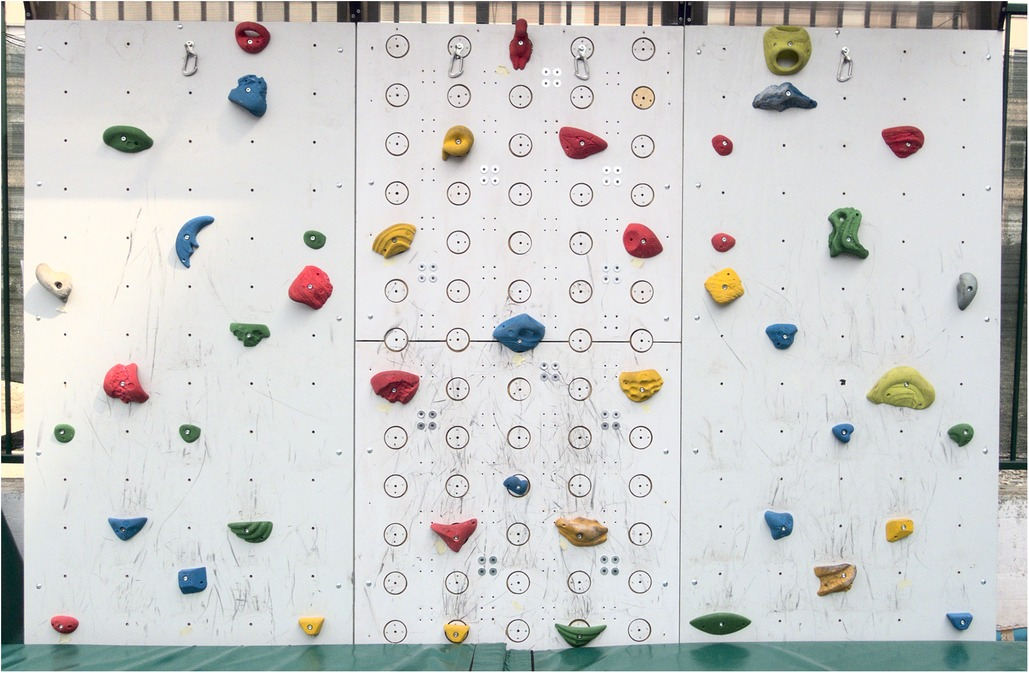
#> input picture python/learning_opencv/holds.png, 1029 x 673 px
$ python edge.py
#> lines starting #> are read from the running program, lines starting #| are printed output that depends on the picture
import cv2

HOLDS_FILEPATH = "holds.png"
TARGET_FILEPATH = "detected_holds_output.jpeg"

img = cv2.imread(HOLDS_FILEPATH)
#> img is the input picture: shape (673, 1029, 3); mean B, G, R 203.6, 205.2, 204.2

edges = cv2.Canny(img, 100, 200)
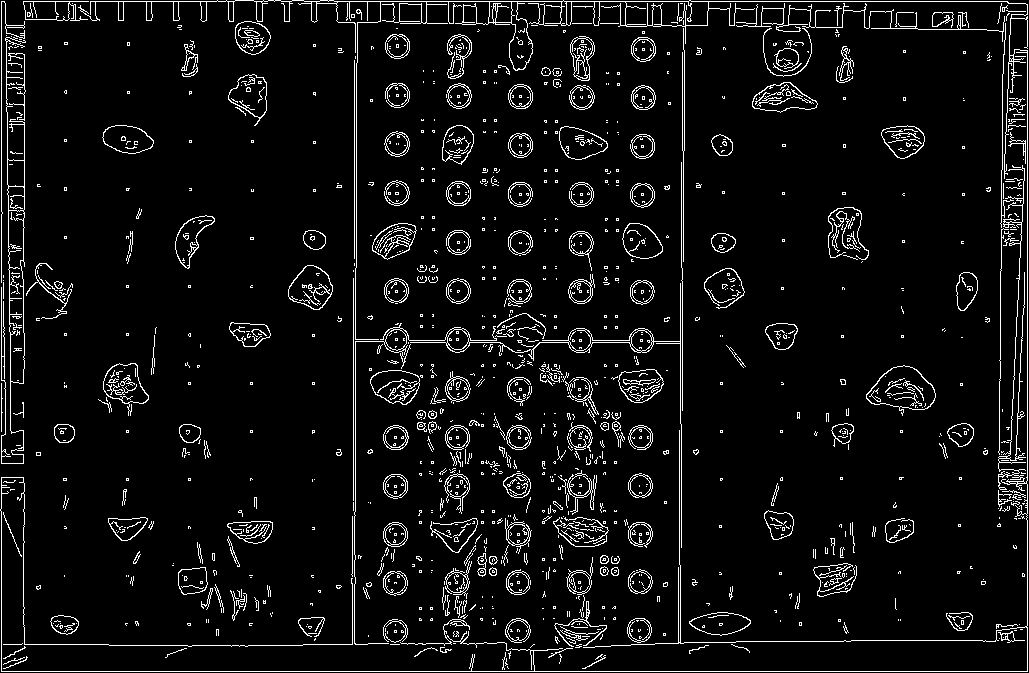
#> edges: shape (673, 1029); 6.1% white in thin lines or dots

cv2.imshow(HOLDS_FILEPATH, img)
cv2.imshow(TARGET_FILEPATH, edges)
cv2.imwrite(TARGET_FILEPATH, edges)

cv2.waitKey(0)
cv2.destroyAllWindows()
